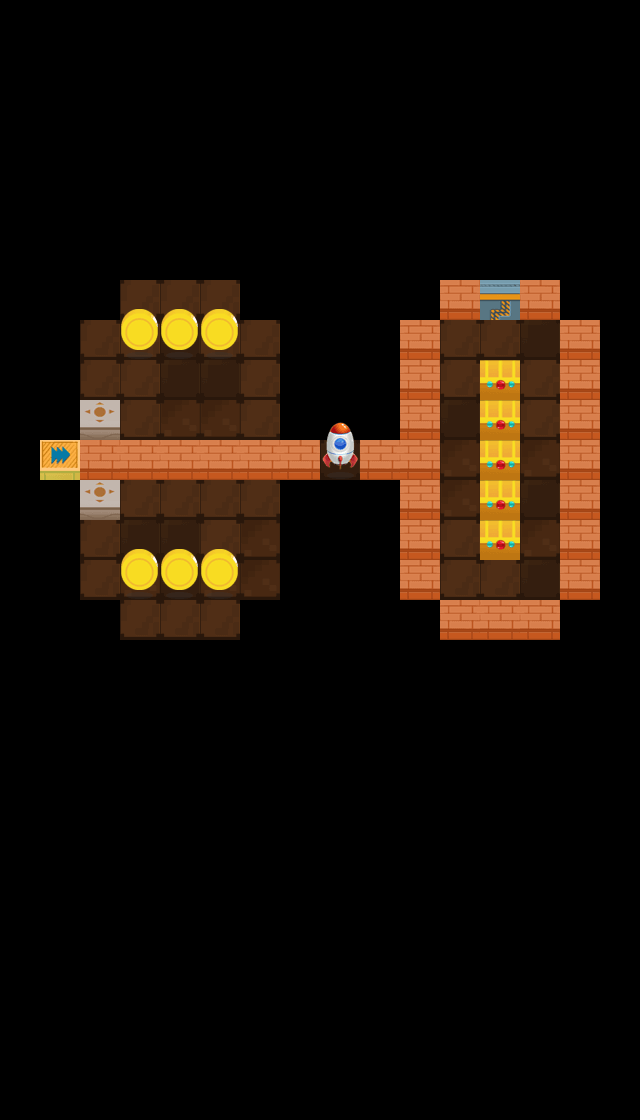

Rendered tile map (Tiled .tmx) drawn with the repository's tilesets; below, a short description and the map source with its tile grids summarised:
An orthogonal 16x28 tile map with 40x40 px tiles, 3 tile layers (layer1, layer2, layer3) and 2 objects (startPos, jiguang).

<map version="1.0" orientation="orthogonal" renderorder="right-down" width="16" height="28" tilewidth="40" tileheight="40">
 <tileset firstgid="1" name="element" tilewidth="40" tileheight="40">
  <image source="element.png" width="520" height="512" />
 </tileset>
 <layer name="layer1" width="16" height="28">
  <data>[448 cells, 86 non-empty, 3 distinct tile ids]</data>
 </layer>
 <layer name="layer2" width="16" height="28">
  <data>[448 cells, 108 non-empty, 8 distinct tile ids]</data>
 </layer>
 <layer name="layer3" width="16" height="28">
  <data>[448 cells, 7 non-empty, 2 distinct tile ids]</data>
 </layer>
 <objectgroup name="objLayer">
  <object name="startPos" x="181.333" y="626.667">
   <properties>
    <property name="dir" value="up" />
   </properties>
  </object>
  <object name="jiguang" x="57.3333" y="461.333">
   <properties>
    <property name="dir" value="right" />
   </properties>
   <ellipse />
  </object>
 </objectgroup>
</map>
